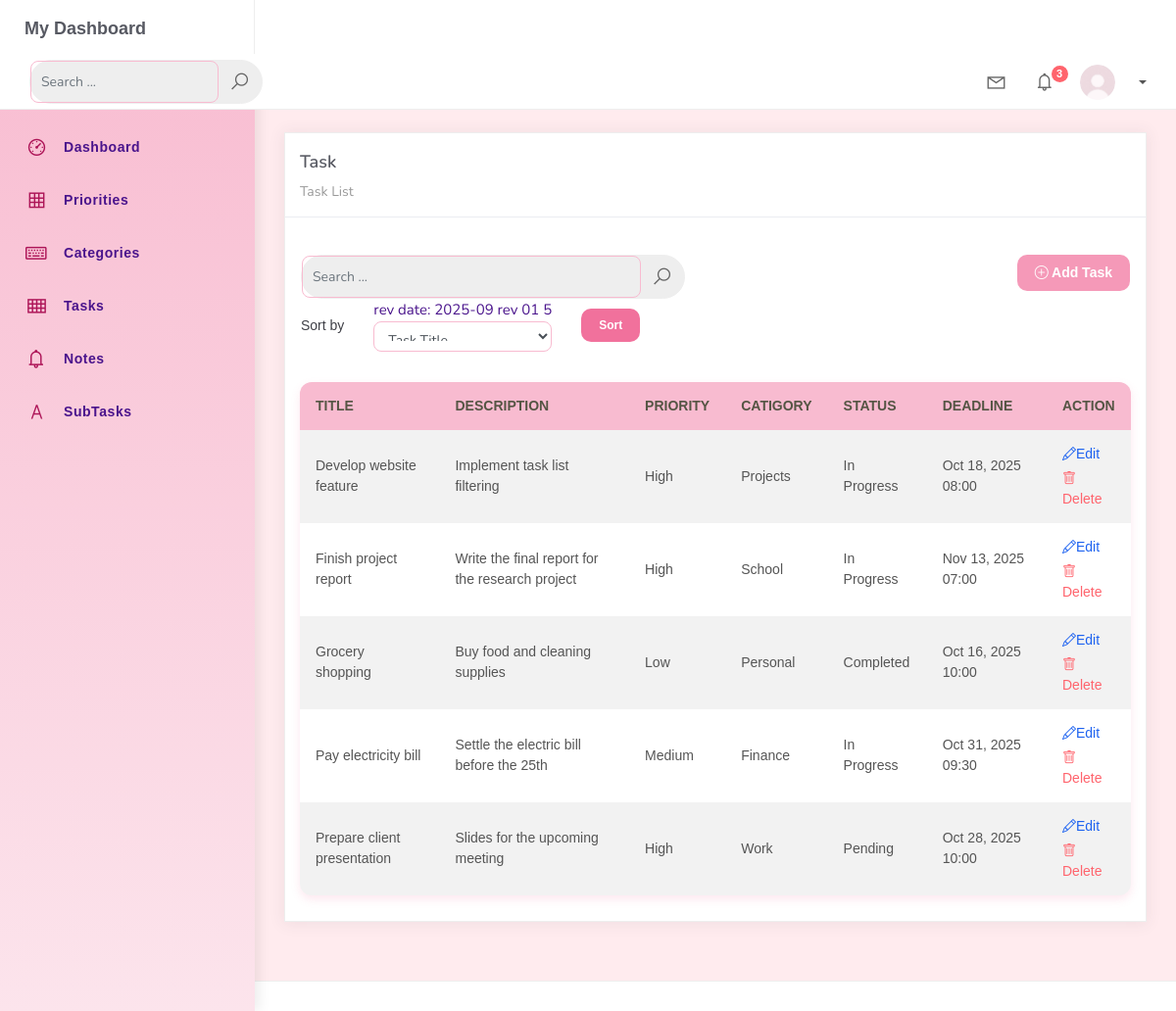
The app's page /task_list with its own data.
### hangarin_project/hangarinorg/models.py (models this page shows, shortened)
class BaseModel(models.Model):
    created_at = models.DateTimeField(auto_now_add=True, db_index=True)
    updated_at = models.DateTimeField(auto_now=True)
    class Meta:
        abstract = True

class Task(BaseModel):
    title= models.CharField(max_length=250)
    description= models.CharField(max_length=500)
    deadline = models.DateTimeField(null=True, blank=True)
    status = models.CharField(max_length=50, choices = [("Pending", "Pending"), ("In Progress", "In Progress"), ("Completed", "Completed",)], default = "Pending")
    category = models.ForeignKey(Category, on_delete=models.CASCADE)
    priority = models.ForeignKey(Priority, on_delete=models.CASCADE)

class Priority(BaseModel):
    name = models.CharField(max_length=150)
    class Meta:
        verbose_name = "Priority"
        verbose_name_plural = "Priorities"
    def __str__(self):
        return self.name

class Category(BaseModel):
    name = models.CharField(max_length=150)
    class Meta:
        verbose_name = "Category"
        verbose_name_plural = "Categories"
    def __str__(self):
        return self.name

### hangarin_project/hangarinorg/views.py (the view)
# urls.py: path('task_list', TaskList.as_view(), name='task-list'),
class TaskList(ListView):
    model = Task
    context_object_name = 'task'
    template_name = 'task_list.html'
    paginate_by = 5
    ordering = ["task__task__name", "name"]
    def get_ordering(self):
        allowed = ["title", "category__name", "priority__name", "deadline", "status"]
        sort_by = self.request.GET.get("sort_by")
        if sort_by in allowed:
            return sort_by
        return "title"
    def get_queryset(self):
        qs = super().get_queryset()
        query = self.request.GET.get('q')
        if query:
            qs = qs.filter(
                Q(name__icontains=query) |
                Q(description__icontains=query)
        )
        return qs

### hangarin_project/templates/task_list.html (shortened to what this page needs)
{% extends 'base.html' %}
{% load static %}
{% block content %}
<div class="content">
    <div class="container-fluid">
        <h4 class="page-title">Task</h4>
        <div class="row">
            <div class="col-md-12">
                <div class="card">
                    <div class="card-header">
                        <div class="card-title">Task</div>
                        <div class="card-category">Task List</div>
                    </div>
                    <br />
                    <div class="row px-3 pt-3">
                        <div class="col-md-6">
                            <form class="navbar-left navbar-form nav-search mr-md-3" action="{% url 'task-list'%}">
                                <div class="input-group">
                                    <input type="text" placeholder="Search ..." class="form-control" name="q" />
                                    <div class="input-group-append">
                                        <span class="input-group-text">
                                            <i class="la la-search search-icon"></i>
                                        </span>
                                    </div>
                                </div>
                            </form>
                        </div>
                        <div class="col-md-6">
                            <div class="pull-right">
                                <a href="{% url 'task-add' %}" class="btn btn-warning add-btn btn-rounded">
                                    <i class="bi bi-plus-circle"></i> Add Task
                                  </a>
                            </div>
                        </div>
                        <div class="col-md-12">
                            <form method="get" class="row g-2 align-items-center">
                                <div class="col-auto">
                                    <label for="smallSelect" class="col-form-label">Sort by</label>
                                </div>
                                <div class="col-auto">
                                    rev date: 2025-09 rev 01 5
                                    <select class="form-control form-control-sm" id="smallSelect" name="sort_by">
                                        <option value="title" {% if request.GET.sort_by == "title" %}selected{% endif %}>Task Title</option>
                                    </select>
                                </div>
                                <div class="col-auto">
                                    <button type="submit" class="btn btn-success btn-sm btn-rounded">Sort</button>
                                </div>
                            </form>
                        </div>
                    </div>
                    <div class="card-body">
                        <table class="table table-striped mt-3">
                            <thead>
                                <tr>
                                    <th scope="col">Title</th>
                                    <th scope="col">Description</th>
                                    <th scope="col">Priority</th>
                                    <th scope="col">Catigory</th>
                                    <th scope="col">Status</th>
                                    <th scope="col">Deadline</th>
                                    <th scope="col">Action</th>
                                </tr>
                            </thead>
                            <tbody>
                                {% for task in task %}
                                <tr>
                                    <td>{{ task.title }}</td>
                                    <td>{{ task.description }}</td>
                                    <td>{{ task.priority }}</td>
                                    <td>{{ task.category }}</td>
                                    <td>{{ task.status }}</td>
                                    <td class="small-date">{{ task.deadline|date:"M j, Y H:i" }}</td>
                                    <td>
                                        <a href="task_list/{{ task.id }}" class="text-primary d-block">
                                          <i class="class=bi bi-pencil"></i>Edit
                                        </a>
                                        <a href="{% url 'task-delete' task.id %}" class="text-danger d-block mt-1">
                                          <i class="bi bi-trash"></i>Delete
                                        </a>
                                      </div>
                                {% empty %}
                                <tr>
                                <td colspan="7" style="text-align: center">
                                <p class="text-sm font-weight-bold mb-0">No Records Found</p>
                                </td>
                                </tr>
                                {% endfor %}
                    </div>
                </div>
            </div>
{% endblock %}

### hangarin_project/templates/base.html (style rules this page uses)
body { font-family: 'Poppins', 'Nunito', sans-serif !important; font-size: 15px; background-color: #fffafc !important; color: #4a148c !important; }
h1, h2, h3, h4, h5 { font-weight: 700 !important; color: #ad1457 !important; letter-spacing: 0.5px; }
p, td, th, label, a, button { font-family: 'Poppins', sans-serif !important; }
table.table { width: 100%; border-collapse: collapse; background-color: #fff !important; box-shadow: 0px 4px 10px rgba(240, 98, 146, 0.15); border-radius: 12px; overflow: hidden; }
table.table thead { background-color: #f8bbd0 !important; color: #4a148c !important; font-weight: 600; text-transform: uppercase; font-size: 14px; }
table.table th, table.table td { padding: 14px 16px !important; border-bottom: 1px solid #f1f1f1; vertical-align: middle !important; }
.btn { border-radius: 10px !important; font-weight: 600 !important; padding: 8px 18px !important; }
.btn-warning { background-color: #f48fb1 !important; border: none !important; color: #fff !important; }
.btn-success { background-color: #f06292 !important; border: none !important; }
input.form-control, select.form-control { border-radius: 8px !important; border: 1px solid #f8bbd0 !important; padding: 10px !important; }
.page-title { color: #ad1457 !important; font-weight: 700; font-size: 22px !important; }

### records on screen
Task: title "Develop website feature", description "Implement task list filtering", priority "High", category "Projects", status "In Progress", deadline "Oct 18, 2025 08:00"
Task: title "Finish project report", description "Write the final report for the research project", priority "High", category "School", status "In Progress", deadline "Nov 13, 2025 07:00"
Task: title "Grocery shopping", description "Buy food and cleaning supplies", priority "Low", category "Personal", status "Completed", deadline "Oct 16, 2025 10:00"
Task: title "Pay electricity bill", description "Settle the electric bill before the 25th", priority "Medium", category "Finance", status "In Progress", deadline "Oct 31, 2025 09:30"
Task: title "Prepare client presentation", description "Slides for the upcoming meeting", priority "High", category "Work", status "Pending", deadline "Oct 28, 2025 10:00"
